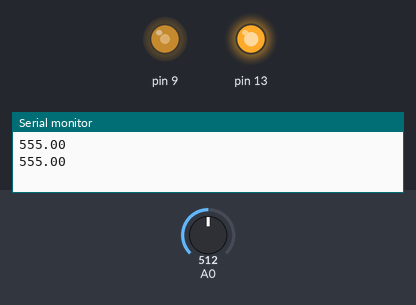
A sketch run on a simulated Arduino Uno, built with avr-gcc and run on an emulated ATmega328P. On the bench: output pins drawn as LEDs (lit = HIGH), the last lines printed to the serial monitor. Inputs (shaded band) come from the test bench; at power-on: A0 = 512.

Above: at 1.2 s.
1.3 s: A0 set to 716
At 3.2 s:
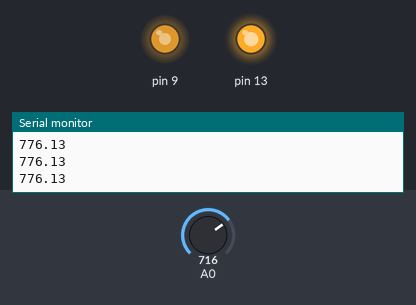
3.5 s: A0 set to 900
At 3.9 s:
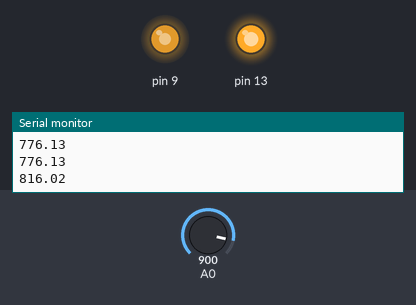
5.5 s: A0 set to 212
At 6.4 s:
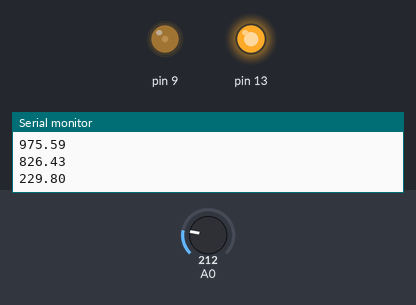
Timing chart, 0 to 16.5 s (numbered marks = the images above; inputs shaded):
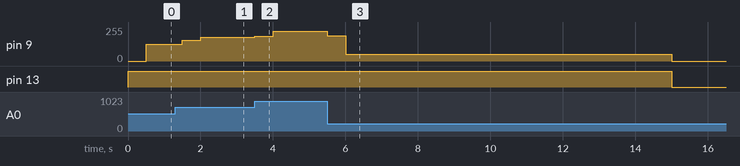

Measured:
- after the input at 1.3 s, pin 9: 127/255 → 157/255 after 0.20 s, → 178/255 0.50 s later
- after the input at 3.5 s, pin 9: 178/255 → 187/255 at once, → 223/255 0.50 s later
- after the input at 5.5 s, pin 9: 223/255 → 189/255 at once, → 52/255 0.50 s later, → 0/255 9.0 s later

The sketch:

K2-5-3.ino
```cpp
const int index_max = 5;    //記憶しておく値の個数
const int lux_max = 222 * 5; //照度の最大値5v*222
float array_lux[index_max]; //照度を記録しておく配列
float sum_lux;              //照度の平均値
unsigned long preTime;      //計測間隔(100ms)
unsigned long preTime2;     //送信間隔(500ms)
unsigned long preTime3;     //計測時間(15s)
void setup()
{
  //シリアル通信を開始
  Serial.begin(9600);
  //ピンモードの設定
  pinMode(13, OUTPUT);
  pinMode(9, OUTPUT);

  preTime = millis();
  preTime2 = millis();
  preTime3 = millis();
}

void loop()
{
  //開始からの時刻を取得
  unsigned long nowTime = millis();
  if (nowTime - preTime3 <= 15000)
  {
    digitalWrite(13, HIGH);

    if (nowTime - preTime >= 100)
    { // 100ms経過後データを取得する
      //配列を１つ前にシフトする
      shift_array(array_lux, index_max);
      //配列の最後に計測値を追加
      array_lux[index_max - 1] = getData();
      //時刻を初期化
      preTime = nowTime;
    }
    if (nowTime - preTime2 >= 500)
    {
      //照度の区間平均を研鑽
      sum_lux = calAverage(array_lux);
      sendData(sum_lux);
      //9ピンにPWM出力、map関数を使って照度を0-255の値に変換
      analogWrite(9,map(sum_lux,0,lux_max,0,255));
      preTime2 = nowTime;
    }
  }
  else//15s経過したら計測を終了する
  {
    digitalWrite(13, LOW);
    digitalWrite(9,LOW);
  }
}
//配列の要素を１つ前にシフトする
void shift_array(float array[], int index_max)
{
  for (int i = 0; i < index_max - 1; i++)
  {
    array[i] = array[i + 1]; //１つ後ろから前方にシフト
  }
}
//配列の要素について平均を計算する
float calAverage(float array[])
{
  float sum = 0.0;
  for (int i = 0; i < index_max; i++)
  {
    sum += array[i];
  }
  return sum / (float)index_max;
}

//データを取得し、照度に変換する
float getData()
{
  int val = analogRead(A0);
  float vo = changeVoltage(val);
  float lx = changeLx(vo);
  return lx;
}
//データをPCに送信する
float sendData(float lx)
{
  Serial.println(lx);
}

//センサー値を電圧値に変換する
// v0:ベース電圧
float v0 = 5.0;
float changeVoltage(int value)
{
  return v0 * ((float)value / 1024.0);
}
//電圧から照度を求める
float changeLx(float voltage)
{
  return 222.0 * voltage;
}
```
